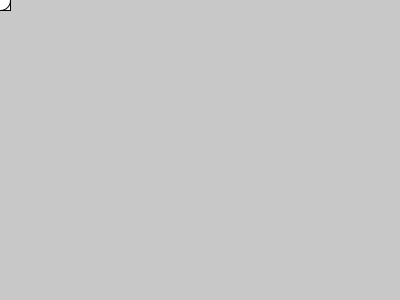
Frame 1 (no input)
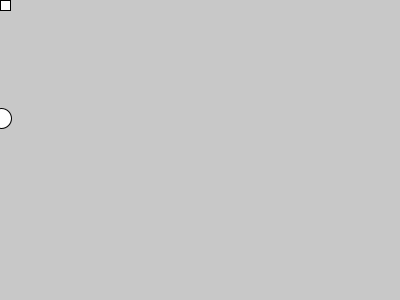
Frame 60 (the mouse pressed at the canvas centre just before this capture)
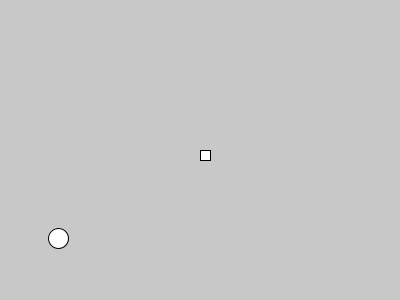
Frame 120 (the mouse held since frame 60 and released just before this capture)

The Processing sketch that drew these frames (run headless with seeded random() and noise(); from frame 60 on, the mouse is pressed at the canvas centre):

// Processing sketch: processing_62830
// ── processing_62830.pde

float  xPos = 0 ;
float xDir = 3;
float yPos = 0;
float yDir = 2;


void setup() {

  size(400, 300);
  smooth();
}
//ellipse fängt bei null an
void draw() {
  background(200);
  rect(mouseX,mouseY,10,10);
  ellipse(xPos, yPos, 20, 20);

  if (xPos>mouseX) {
    xDir = -2;
  }
  if (xPos < 0) {
    xDir = 1;
  }
  if (yPos>height) {
    yDir = -2;
  }
  if (yPos< 0) {
    yDir = 2;
  }

  yPos = yPos + yDir;
  xPos = xPos + xDir;
}
